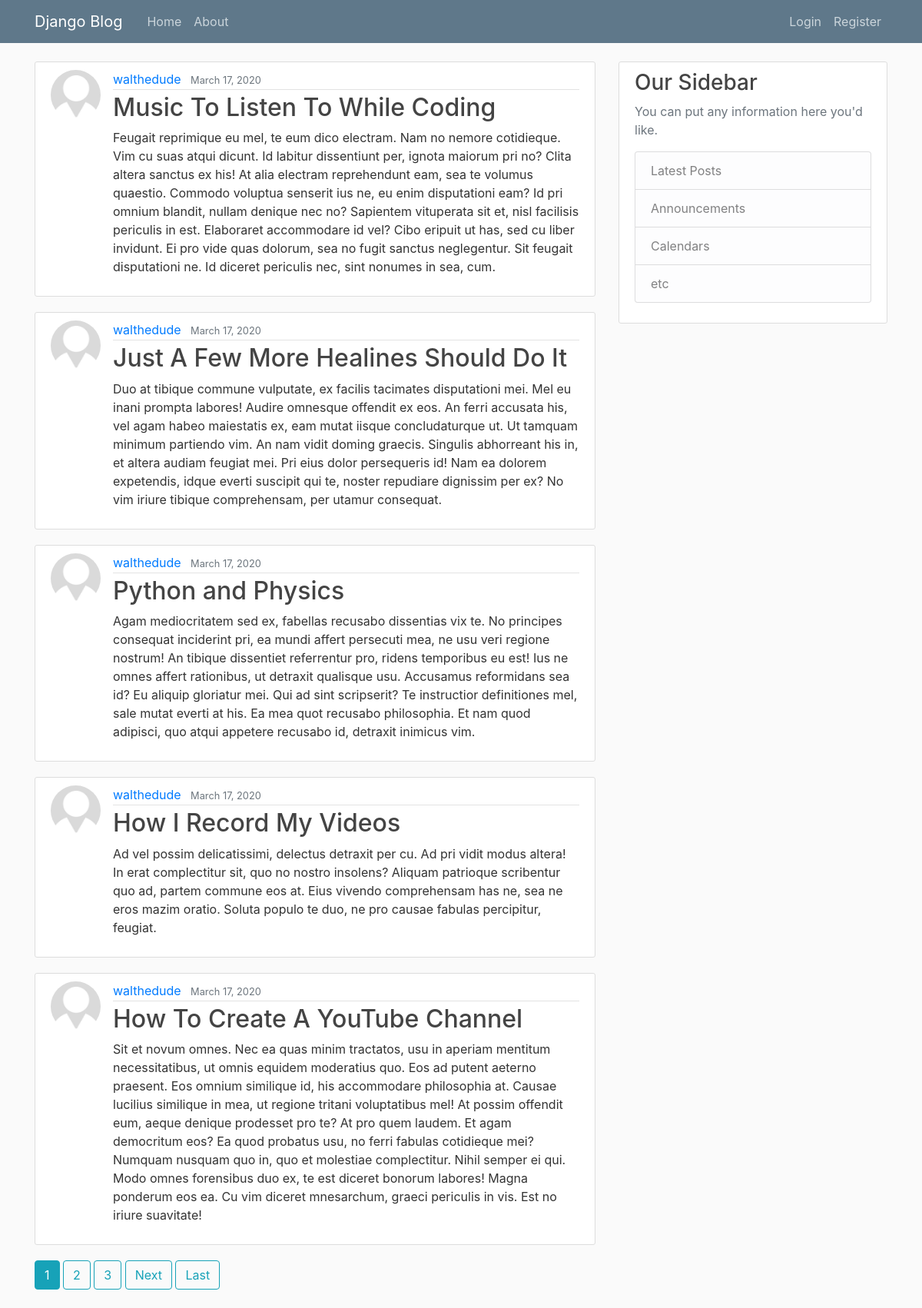
The page / on the database its author committed.
### blog/models.py (models this page shows, shortened)
class Post(models.Model):
    title = models.CharField(max_length=100)
    content = models.TextField()
    date_posted = models.DateTimeField(default=timezone.now)
    author = models.ForeignKey(User, on_delete=models.CASCADE)

### users/models.py (models this page shows, shortened)
class Profile(models.Model):
    user = models.OneToOneField(User, on_delete=models.CASCADE)
    image = models.ImageField(default='default.jpg', upload_to='profile_pics')

### blog/views.py (the view)
# urls.py: path('', PostListView.as_view(), name='blog-home'),
class PostListView(ListView):
    model = Post
    template_name = 'blog/home.html'  # <app>/<model>_<viewtype>.html
    context_object_name = 'posts'
    ordering = ['-date_posted']
    paginate_by = 5

### blog/templates/blog/home.html (shortened to what this page needs)
{% extends "blog/base.html" %}
{% block content %}
    {% for post in posts %}
        <article class="media content-section">
          <img class="rounded-circle article-img" src="{{ post.author.profile.image.url }}">
          <div class="media-body">
            <div class="article-metadata">
              <a class="mr-2" href="{% url 'user-posts' post.author.username %}">{{ post.author }}</a>
              <small class="text-muted">{{ post.date_posted|date:"F d, Y" }}</small>
            </div>
            <h2><a class="article-title" href="{% url 'post-detail' post.id %}">{{ post.title }}</a></h2>
            <p class="article-content">{{ post.content }}</p>
          </div>
        </article>
    {% endfor %}
    {% if is_paginated %}
      {% for num in page_obj.paginator.page_range %}
        {% if page_obj.number == num %}
          <a class="btn btn-info mb-4" href="?page={{ num }}">{{ num }}</a>
        {% elif num > page_obj.number|add:'-3' and num < page_obj.number|add:'3' %}
          <a class="btn btn-outline-info mb-4" href="?page={{ num }}">{{ num }}</a>
        {% endif %}
      {% endfor %}
      {% if page_obj.has_next %}
        <a class="btn btn-outline-info mb-4" href="?page={{ page_obj.next_page_number }}">Next</a>
        <a class="btn btn-outline-info mb-4" href="?page={{ page_obj.paginator.num_pages }}">Last</a>
      {% endif %}
    {% endif %}
{% endblock content %}

### blog/templates/blog/base.html (shortened to what this page needs)
{% load static %}
<!DOCTYPE html>
<html>
<head>
    <link rel="stylesheet" href="https://maxcdn.bootstrapcdn.com/bootstrap/4.0.0/css/bootstrap.min.css">
    <link rel="stylesheet" type="text/css" href="{% static 'blog/main.css' %}">
</head>
<body>
    <header class="site-header">
      <nav class="navbar navbar-expand-md navbar-dark bg-steel fixed-top">
        <div class="container">
          <a class="navbar-brand mr-4" href="{% url 'blog-home' %}">Django Blog</a>
          <div class="collapse navbar-collapse" id="navbarToggle">
            <div class="navbar-nav mr-auto">
              <a class="nav-item nav-link" href="{% url 'blog-home' %}">Home</a>
              <a class="nav-item nav-link" href="{% url 'blog-about' %}">About</a>
            </div>
            <div class="navbar-nav">
              {% if user.is_authenticated %}
                <a class="nav-item nav-link" href="{% url 'post-create' %}">New Post</a>
                <a class="nav-item nav-link" href="{% url 'profile' %}">Profile</a>
                <a class="nav-item nav-link" href="{% url 'logout' %}">Logout</a>
              {% else %}
                <a class="nav-item nav-link" href="{% url 'login' %}">Login</a>
                <a class="nav-item nav-link" href="{% url 'register' %}">Register</a>
              {% endif %}
            </div>
          </div>
        </div>
      </nav>
    </header>
    <main role="main" class="container">
      <div class="row">
        <div class="col-md-8">
          {% block content %}{% endblock %}
        </div>
        <div class="col-md-4">
          <div class="content-section">
            <h3>Our Sidebar</h3>
            <p class='text-muted'>You can put any information here you'd like.
              <ul class="list-group">
                <li class="list-group-item list-group-item-light">Latest Posts</li>
                <li class="list-group-item list-group-item-light">Announcements</li>
                <li class="list-group-item list-group-item-light">Calendars</li>
                <li class="list-group-item list-group-item-light">etc</li>
              </ul>
            </p>
          </div>
        </div>
      </div>
    </main>
</body>
</html>

### blog/static/blog/main.css (style rules this page uses)
body { background: #fafafa; color: #333333; margin-top: 5rem; }
h1, h2, h3, h4, h5, h6 { color: #444444; }
ul { margin: 0; }
.bg-steel { background-color: #5f788a; }
.site-header .navbar-nav .nav-link { color: #cbd5db; }
.content-section { background: #ffffff; padding: 10px 20px; border: 1px solid #dddddd; border-radius: 3px; margin-bottom: 20px; }
.article-title { color: #444444; }
.article-content { white-space: pre-line; }
.article-img { height: 65px; width: 65px; margin-right: 16px; }
.article-metadata { padding-bottom: 1px; margin-bottom: 4px; border-bottom: 1px solid #e3e3e3 }

### rows shown on the page
Post: author.profile.image (placeholder picture), author "walthedude", date_posted "March 17, 2020", title "Music To Listen To While Coding", content "Feugait reprimique eu mel, te eum dico electram. Nam no nemore cotidieque. Vim cu suas atqui dicunt. Id labitur dissentiunt per, ignota maiorum pri no? Clita altera sanctus ex his! At alia electram reprehendunt eam, sea te volumus quaestio. Commodo voluptua senserit ius ne, eu enim disputationi eam? Id pri omnium blandit, nullam denique nec no? Sapientem vituperata sit et, nisl facilisis periculis in est. Elaboraret accommodare id vel? Cibo eripuit ut has, sed cu liber invidunt. Ei pro vide quas dolorum, sea no fugit sanctus neglegentur. Sit feugait disputationi ne. Id diceret periculis nec, sint nonumes in sea, cum."
Post: author.profile.image (placeholder picture), author "walthedude", date_posted "March 17, 2020", title "Just A Few More Healines Should Do It", content "Duo at tibique commune vulputate, ex facilis tacimates disputationi mei. Mel eu inani prompta labores! Audire omnesque offendit ex eos. An ferri accusata his, vel agam habeo maiestatis ex, eam mutat iisque concludaturque ut. Ut tamquam minimum partiendo vim. An nam vidit doming graecis. Singulis abhorreant his in, et altera audiam feugiat mei. Pri eius dolor persequeris id! Nam ea dolorem expetendis, idque everti suscipit qui te, noster repudiare dignissim per ex? No vim iriure tibique comprehensam, per utamur consequat."
Post: author.profile.image (placeholder picture), author "walthedude", date_posted "March 17, 2020", title "Python and Physics", content "Agam mediocritatem sed ex, fabellas recusabo dissentias vix te. No principes consequat inciderint pri, ea mundi affert persecuti mea, ne usu veri regione nostrum! An tibique dissentiet referrentur pro, ridens temporibus eu est! Ius ne omnes affert rationibus, ut detraxit qualisque usu. Accusamus reformidans sea id? Eu aliquip gloriatur mei. Qui ad sint scripserit? Te instructior definitiones mel, sale mutat everti at his. Ea mea quot recusabo philosophia. Et nam quod adipisci, quo atqui appetere recusabo id, detraxit inimicus vim."
Post: author.profile.image (placeholder picture), author "walthedude", date_posted "March 17, 2020", title "How I Record My Videos", content "Ad vel possim delicatissimi, delectus detraxit per cu. Ad pri vidit modus altera! In erat complectitur sit, quo no nostro insolens? Aliquam patrioque scribentur quo ad, partem commune eos at. Eius vivendo comprehensam has ne, sea ne eros mazim oratio. Soluta populo te duo, ne pro causae fabulas percipitur, feugiat."
Post: author.profile.image (placeholder picture), author "walthedude", date_posted "March 17, 2020", title "How To Create A YouTube Channel", content "Sit et novum omnes. Nec ea quas minim tractatos, usu in aperiam mentitum necessitatibus, ut omnis equidem moderatius quo. Eos ad putent aeterno praesent. Eos omnium similique id, his accommodare philosophia at. Causae lucilius similique in mea, ut regione tritani voluptatibus mel! At possim offendit eum, aeque denique prodesset pro te? At pro quem laudem. Et agam democritum eos? Ea quod probatus usu, no ferri fabulas cotidieque mei? Numquam nusquam quo in, quo et molestiae complectitur. Nihil semper ei qui. Modo omnes forensibus duo ex, te est diceret bonorum labores! Magna ponderum eos ea. Cu vim diceret mnesarchum, graeci periculis in vis. Est no iriure suavitate!"

### other values the page prints
{{ num }} "1"
{{ num }} "2" "3"
